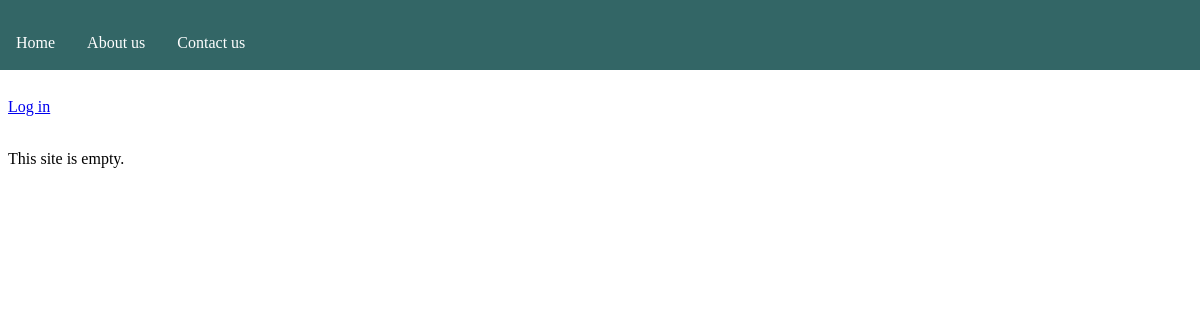
The app's page /contact/, older data.
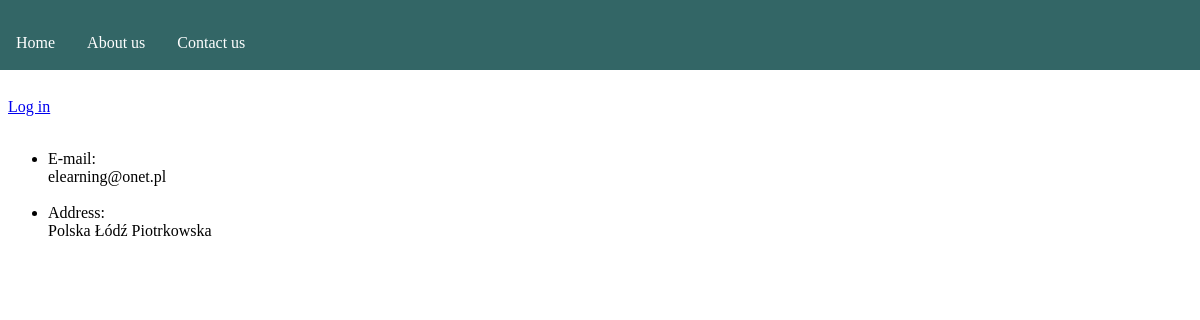
The same page, newer data.
### welcome/models.py (models this page shows, shortened)
class ContactUs(models.Model):
    email = models.EmailField(max_length = 200, blank = True, null = True)
    city = models.CharField(max_length = 100, blank = True, null = True)
    street = models.CharField(max_length = 100, blank = True, null = True)
    country = models.CharField(max_length = 100, blank = True, null = True)

### welcome/views.py (the view)
# urls.py: path('contact/', views.contact_us, name = 'contact')
def contact_us(request):
    contact_us_list = ContactUs.objects.all()
    template = loader.get_template('welcome/contact.html')
    context = {
        'contact_us_list': contact_us_list,
    }
    return HttpResponse(template.render(context, request))

### welcome/templates/welcome/contact.html (shortened to what this page needs)
{% extends "welcome/base.html" %}
{% block content %}
    <div class= "row justify-content-center">
        <div class="col-sm-4 text-center">
        <br><br>
    {% if user.is_authenticated %}
        {% if contact_us_list %}
            <ul>
            {% for cont in contact_us_list %}
            <li><a> E-mail: </a></li>
                <a> {{ cont.email }} </a>
                <br><br>
            <li><a> Address: </a></li>
                <a> {{ cont.country }} </a>
                <a> {{ cont.city }} </a>
                <a> {{ cont.street }} </a>
                <br><br>
            {% endfor %}
            </ul>
        {% else %}
            <p>This site is empty.</p>
        {% endif %}
    {% else %}
    <a href = "{% url 'welcome:login' %}"> Log in </a>
    <br><br>
    {% if contact_us_list %}
            <ul>
            {% for cont in contact_us_list %}
            <li><a> E-mail: </a></li>
                <a> {{ cont.email }} </a>
                <br><br>
            <li><a> Address: </a></li>
                <a> {{ cont.country }} </a>
                <a> {{ cont.city }} </a>
                <a> {{ cont.street }} </a>
                <br><br>
            {% endfor %}
            </ul>
        {% else %}
            <p>This site is empty.</p>
    {% endif %}
{% endif %}
{% endblock %}

Row changes from the older to the newer data that the page shows:
added ContactUs: email "elearning@onet.pl", country "Polska", city "Łódź", street "Piotrkowska"
Text that changed along with them:
text no longer shown: "This site is empty."
